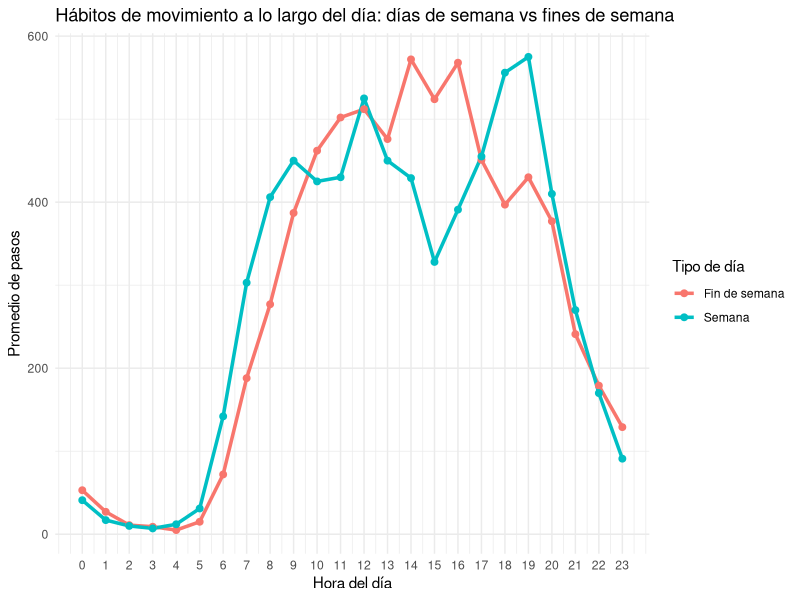
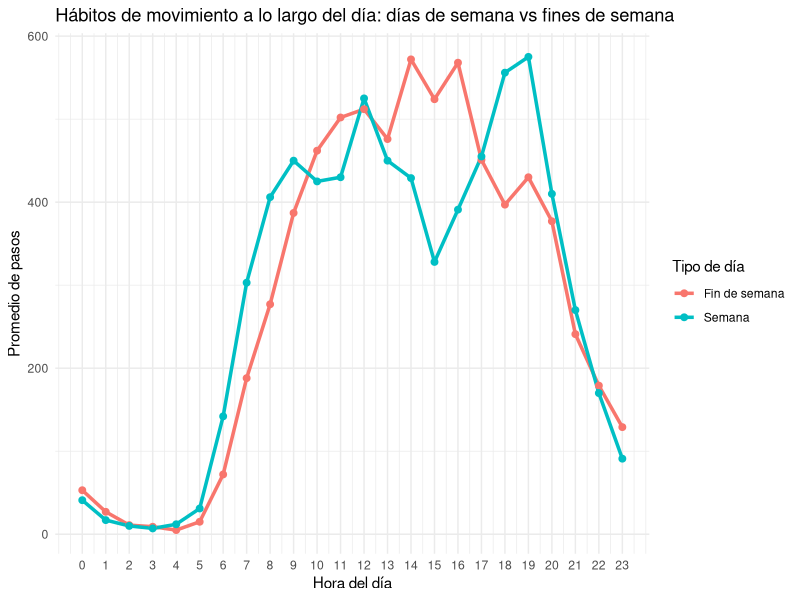

Write R code to recreate these figures, in order.
# Project: Bellabeat Case Study
# Analysis: Hourly Activity Patterns by Day Type
# Description: Generates visualization for Figure 3
# Dataset: semana_vs_fin_de_semana.csv
# Tool: R (tidyverse, ggplot2)
# Output: Figure 3

# Libraries
library(tidyverse)
library(ggplot2)

hourly_weektype <- read_csv("../data/semana_vs_fin_de_semana.csv")

plot3 <- ggplot(hourly_weektype,
       aes(x = hora,
           y = avg_steps,
           color = tipo_dia)) +
  geom_line(size = 1.2) +
  geom_point(size = 2) +
  scale_x_continuous(breaks = 0:23) +
  labs(
    title = "Hábitos de movimiento a lo largo del día: días de semana vs fines de semana",
    x = "Hora del día",
    y = "Promedio de pasos",
    color = "Tipo de día"
  ) +
  theme_minimal()

plot3

ggsave("../images/figure3_hourly_activity_distribution.png",
       plot = plot3,
       width = 8,
       height = 5)
